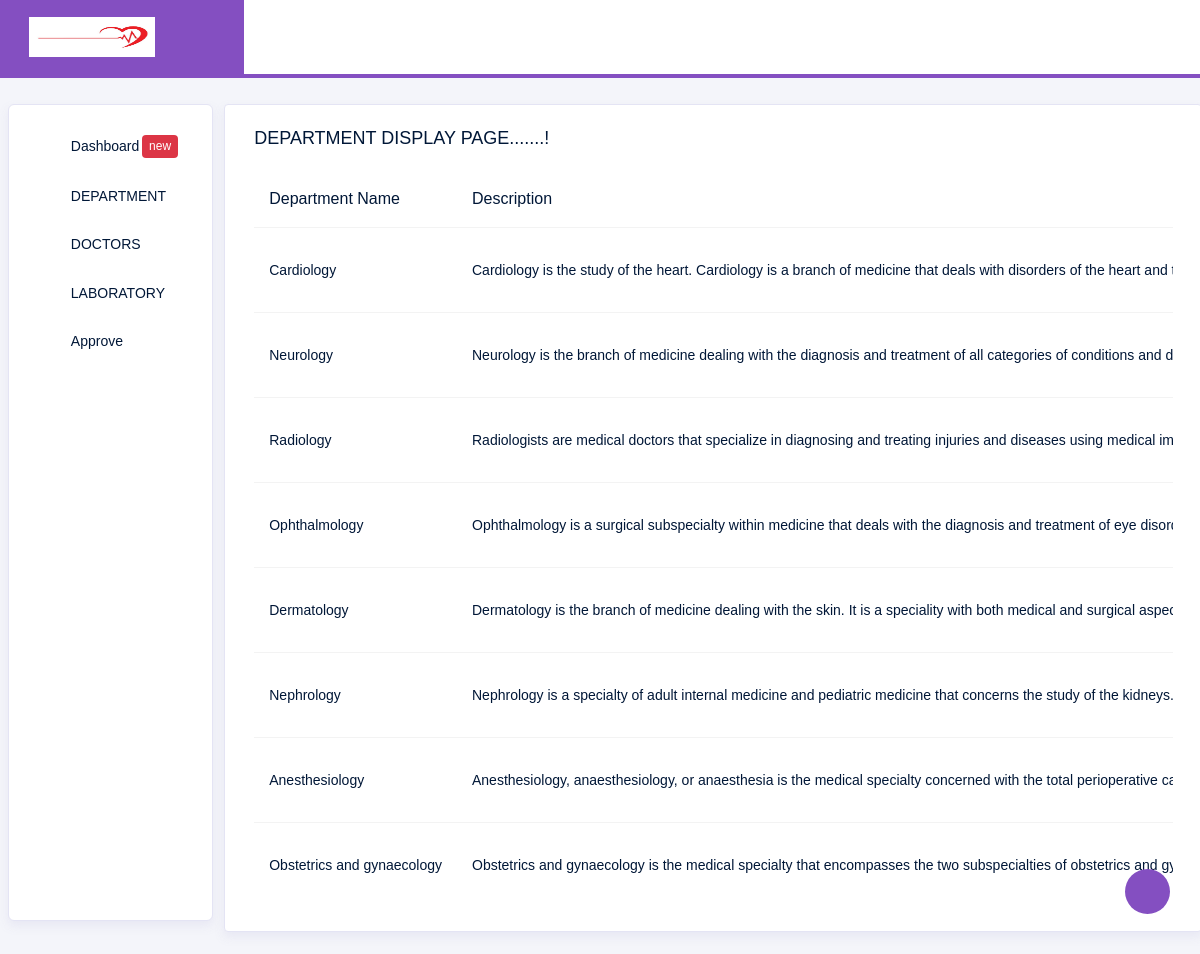
The page /HospitalBackend/viewdepartment/ on the database its author committed.
### HospitalBackend/models.py (models this page shows)
class DepDB(models.Model):
    Departmentname = models.CharField(max_length=100, null=True, blank=True)
    Description = models.TextField(max_length=300, null=True, blank=True)
    Services = models.TextField(max_length=300, null=True, blank=True)
    DepartmentImages = models.ImageField(upload_to="CategoryImage", null=True, blank=True)

### HospitalBackend/views.py (the view)
# urls.py: path('viewdepartment/', views.viewdepartment, name="viewdepartment"),
def viewdepartment(request):
    data = DepDB.objects.all()
    return render(request, 'displaydepartment.html', {'data': data})

### HospitalBackend/templates/displaydepartment.html (shortened to what this page needs)
<!DOCTYPE html>
{% extends 'index.html' %}
{% block content %}
<html lang="en">
<head>
</head>
<body>
<div class="col-lg-10 grid-margin stretch-card">
              <div class="card">
                <div class="card-body">
                  <h4 class="card-title">DEPARTMENT DISPLAY PAGE.......!</h4>
                  <div class="table-responsive">
                    <table class="table">
                      <thead>
                        <tr>
                          <th>Department Name</th>
                          <th>Description</th>
                        </tr>
                      </thead>
                      <tbody>
                      {% for i in data %}
                        <tr>
                          <td>{{i.Departmentname}}</td>
                          <td>{{i.Description}}</td>
                         <td>
                      {% endfor %}
                      </tbody>
                    </table>
                  </div>
                </div>
              </div>
            </div>
</body>
</html>
{% endblock %}

### rows shown on the page
DepDB: Departmentname "Cardiology", Description "Cardiology is the study of the heart. Cardiology is a branch of medicine that deals with disorders of the heart and…"
DepDB: Departmentname "Neurology", Description "Neurology is the branch of medicine dealing with the diagnosis and treatment of all categories of conditions and…"
DepDB: Departmentname "Radiology", Description "Radiologists are medical doctors that specialize in diagnosing and treating injuries and diseases using medical…"
DepDB: Departmentname "Ophthalmology", Description "Ophthalmology is a surgical subspecialty within medicine that deals with the diagnosis and treatment of eye…"
DepDB: Departmentname "Dermatology", Description "Dermatology is the branch of medicine dealing with the skin. It is a speciality with both medical and surgical…"
DepDB: Departmentname "Nephrology", Description "Nephrology is a specialty of adult internal medicine and pediatric medicine that concerns the study of the kidneys."
DepDB: Departmentname "Anesthesiology", Description "Anesthesiology, anaesthesiology, or anaesthesia is the medical specialty concerned with the total perioperative…"
DepDB: Departmentname "Obstetrics and gynaecology", Description "Obstetrics and gynaecology is the medical specialty that encompasses the two subspecialties of obstetrics and…"
